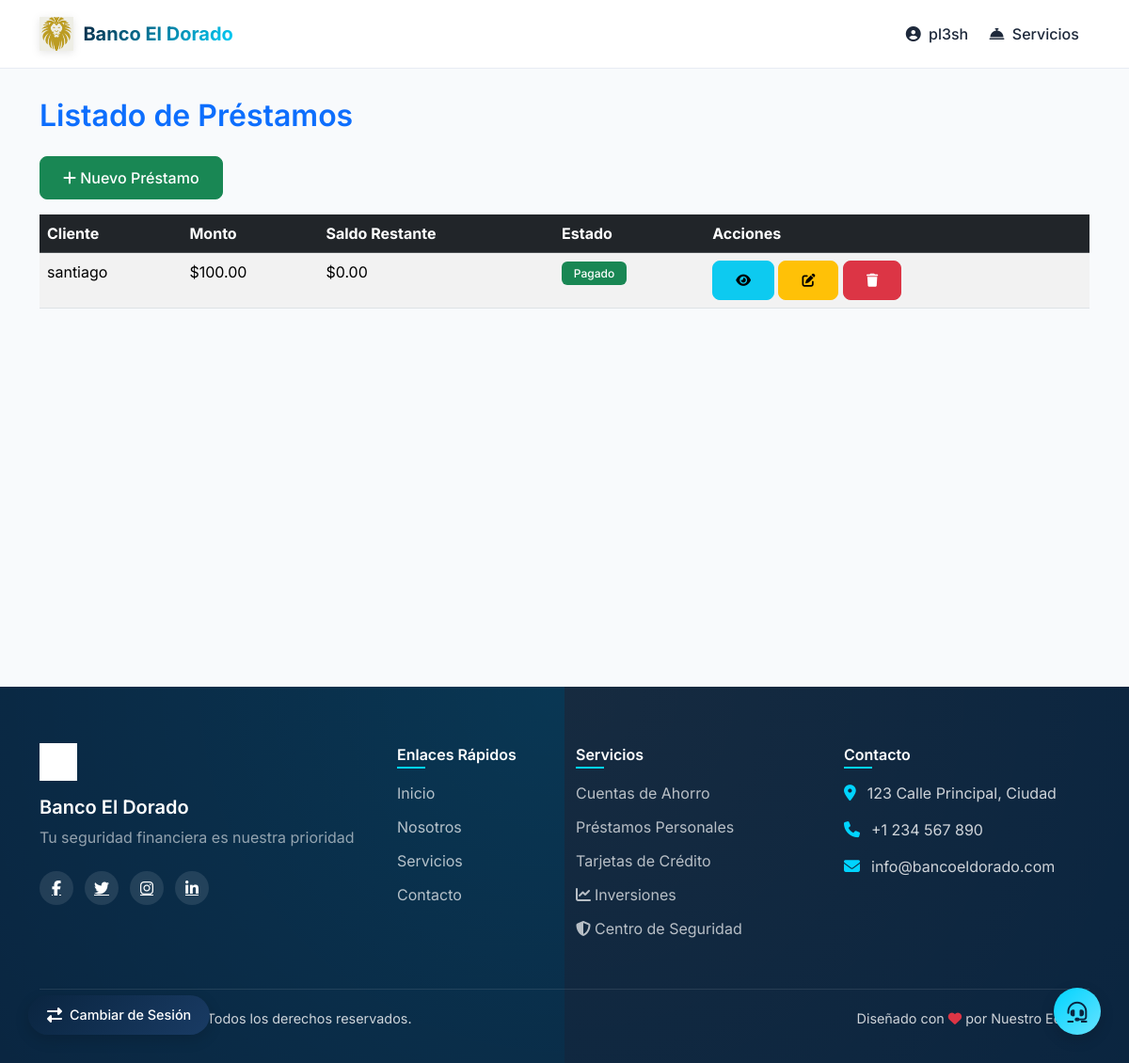
The app's page /loans/ (signed in), older data.
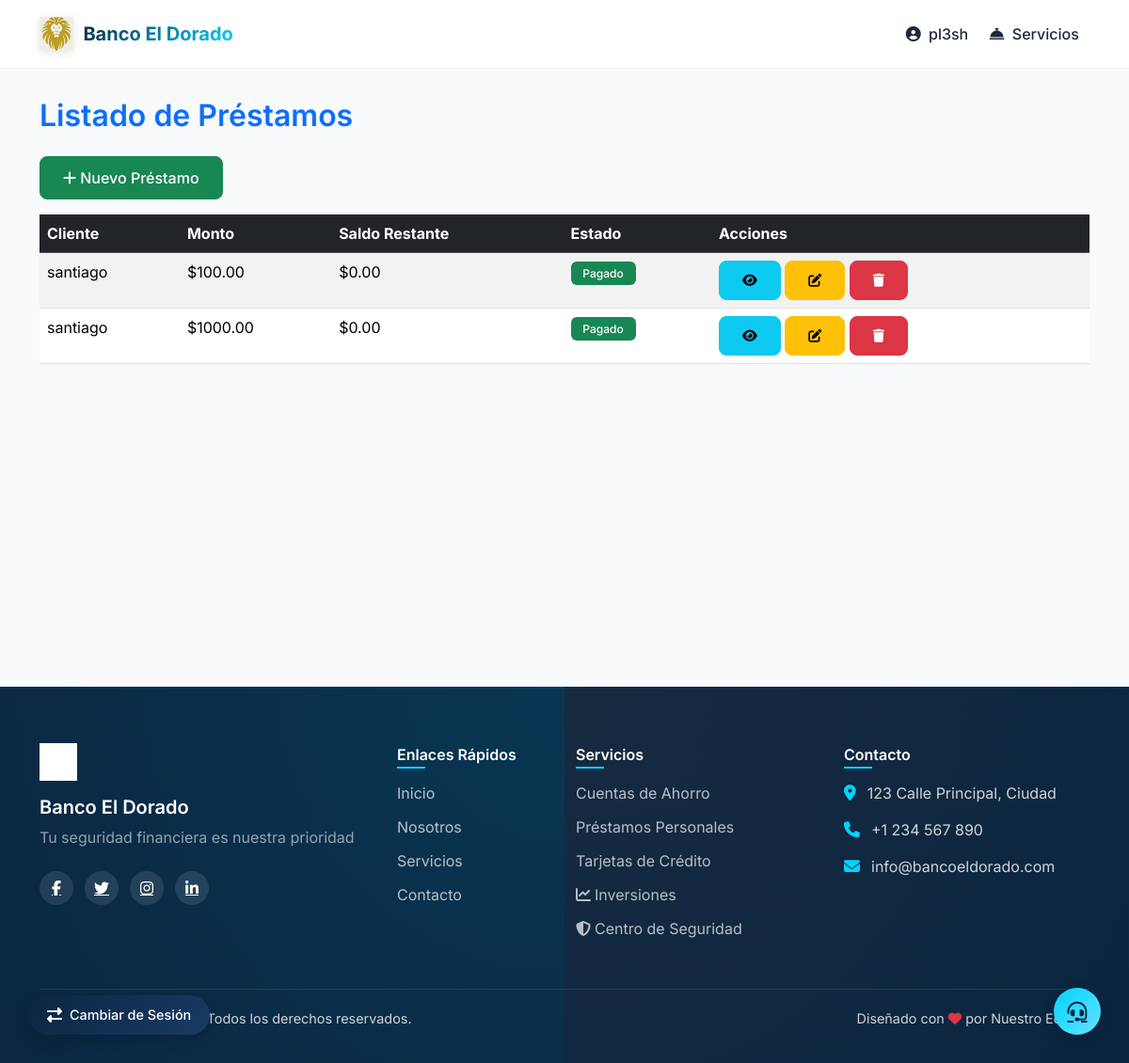
The same page, newer data.
### blog/models.py (models this page shows, shortened)
class Loan(models.Model):
    client = models.ForeignKey(Client, on_delete=models.CASCADE)
    amount = models.DecimalField(max_digits=10, decimal_places=2, default=0)
    interest_rate = models.DecimalField(max_digits=5, decimal_places=2, default=0)
    repayment_term = models.IntegerField(
        help_text="Número de meses para el reembolso",
        default=12
    )
    start_date = models.DateField(
        default=timezone.now,
        help_text="Fecha de inicio del préstamo"
    )
    status = models.CharField(
        max_length=20,
        default='PENDING',
        choices=[
            ('PENDING', 'Pendiente'),
            ('ACTIVE', 'Activo'),
            ('PAID', 'Pagado'),
            ('DEFAULTED', 'Incumplido')
        ]
    )
    remaining_balance = models.DecimalField(
        max_digits=10,
        decimal_places=2,
        default=0
    )
    next_payment_date = models.DateField(
        null=True,
        blank=True
    )
    monthly_payment = models.DecimalField(
        max_digits=10,
        decimal_places=2,
        default=0
    )

class Client(models.Model):
    class Status(models.TextChoices):
        OWE = 'O', 'OWE'
        NODEBT = 'ND', 'NODEBT'
    cardId = models.CharField(max_length= 10, null= True, blank = True)
    name = models.CharField(max_length=100)
    image = models.ImageField(upload_to='client_photos/', blank=True, null=True)
    imageSave = models.ImageField(upload_to='client_photos/', blank=True, null=True)
    email = models.EmailField()
    phone_number = models.CharField(max_length=15)
    address = models.CharField(max_length=200)
    created_at = models.DateTimeField(auto_now_add=True)
    updated_at = models.DateTimeField(auto_now=True)
    status = models.CharField(max_length=2,
                              choices=Status.choices,
                              default=Status.NODEBT)
    class Meta:
        ordering = ['-created_at']
        indexes = [
            models.Index(fields=['-created_at']),
        ]

### blog/views.py (the view)
# urls.py: path('loans/', views.loan_list, name='loan_list'),
@login_required
def loan_list(request):
    loans = Loan.objects.all().select_related('client')
    return render(request, 'loan/loan_list.html', {'loans': loans})

### blog/templates/loan/loan_list.html
{% extends "base.html" %}
{% block content %}
<div class="container py-4">
    <h2 class="mb-4 text-primary">Listado de Préstamos</h2>
    <a href="{% url 'blog:loan_create' %}" class="btn btn-success mb-3">
        <i class="fas fa-plus"></i> Nuevo Préstamo
    </a>
    <div class="table-responsive">
        <table class="table table-striped table-hover">
            <thead class="table-dark">
                <tr>
                    <th>Cliente</th>
                    <th>Monto</th>
                    <th>Saldo Restante</th>
                    <th>Estado</th>
                    <th>Acciones</th>
                </tr>
            </thead>
            <tbody>
                {% for loan in loans %}
                <tr>
                    <td>{{ loan.client.name }}</td>
                    <td>${{ loan.amount }}</td>
                    <td>${{ loan.remaining_balance }}</td>
                    <td>
                        <span class="badge {% if loan.status == 'PAID' %}bg-success
                                         {% elif loan.status == 'PENDING' %}bg-warning
                                         {% else %}bg-primary{% endif %}">
                            {{ loan.get_status_display }}
                        </span>
                    </td>
                    <td>
                        <a href="{% url 'blog:loan_detail' loan.id %}" class="btn btn-info btn-sm">
                            <i class="fas fa-eye"></i>
                        </a>
                        <a href="{% url 'blog:loan_update' loan.id %}" class="btn btn-warning btn-sm">
                            <i class="fas fa-edit"></i>
                        </a>
                        <a href="{% url 'blog:loan_delete' loan.id %}" class="btn btn-danger btn-sm">
                            <i class="fas fa-trash"></i>
                        </a>
                    </td>
                </tr>
                {% empty %}
                <tr>
                    <td colspan="5" class="text-center">No hay préstamos registrados.</td>
                </tr>
                {% endfor %}
            </tbody>
        </table>
    </div>
</div>
{% endblock %}

### templates/base.html (shortened to what this page needs)
{% load static %}
<!DOCTYPE html>
<html lang="es">
<head>
    <link href="https://cdn.jsdelivr.net/npm/bootstrap@5.3.2/dist/css/bootstrap.min.css" rel="stylesheet">
    <link href="https://cdnjs.cloudflare.com/ajax/libs/font-awesome/6.5.1/css/all.min.css" rel="stylesheet">
</head>
<body>
    <nav class="navbar navbar-expand-lg fixed-top" id="mainNav">
        <div class="container">
            <a class="navbar-brand" href="{% url 'blog:home' %}">
                <img src="{% static 'images/logo.png' %}" alt="Logo" class="navbar-logo">
                <span class="text-gradient fw-bold">Banco El Dorado</span>
            </a>
            <div class="collapse navbar-collapse" id="navbarNav">
                <ul class="navbar-nav ms-auto">
                    {% if user.is_authenticated %}
                        <li class="nav-item dropdown">
                            <a class="nav-link" href="#" id="userDropdown" role="button" data-bs-toggle="dropdown">
                                <i class="fas fa-user-circle me-1"></i> {{ user.username }}
                            </a>
                        </li>
                    {% endif %}
                    <li class="nav-item dropdown">
                        <a class="nav-link" href="#" id="servicesDropdown" role="button" data-bs-toggle="dropdown">
                            <i class="fas fa-concierge-bell me-1"></i> Servicios
                        </a>
                    </li>
                </ul>
            </div>
        </div>
    </nav>
    <main class="main-content">
        {% block content %}{% endblock %}
    </main>
    <footer class="footer">
        <div class="container">
            <div class="row">
                <div class="col-lg-4">
                    <div class="footer-brand">
                        <img src="{% static 'images/logo.png' %}" alt="Logo" class="footer-logo">
                        <h5>Banco El Dorado</h5>
                        <p>Tu seguridad financiera es nuestra prioridad</p>
                    </div>
                    <div class="social-links">
                        <a href="#" class="social-link"><i class="fab fa-facebook-f"></i></a>
                        <a href="#" class="social-link"><i class="fab fa-twitter"></i></a>
                        <a href="#" class="social-link"><i class="fab fa-instagram"></i></a>
                        <a href="#" class="social-link"><i class="fab fa-linkedin-in"></i></a>
                    </div>
                </div>
                <div class="col-lg-2">
                    <h6>Enlaces Rápidos</h6>
                    <ul class="footer-links">
                        <li><a href="{% url 'blog:home' %}">Inicio</a></li>
                        <li><a href="#">Nosotros</a></li>
                        <li><a href="#">Servicios</a></li>
                        <li><a href="#">Contacto</a></li>
                    </ul>
                </div>
                <div class="col-lg-3">
                    <h6>Servicios</h6>
                    <ul class="footer-links">
                        <li><a href="#">Cuentas de Ahorro</a></li>
                        <li><a href="#">Préstamos Personales</a></li>
                        <li><a href="#">Tarjetas de Crédito</a></li>
                        <li><a href="{% url 'blog:inversiones' %}"><i class="fas fa-chart-line me-1"></i>Inversiones</a></li>
                        <li><a href="{% url 'blog:seguridad' %}"><i class="fas fa-shield-alt me-1"></i>Centro de Seguridad</a></li>
                    </ul>
                </div>
                <div class="col-lg-3">
                    <h6>Contacto</h6>
                    <ul class="footer-contact">
                        <li>
                            <i class="fas fa-map-marker-alt"></i>
                            <span>123 Calle Principal, Ciudad</span>
                        </li>
                        <li>
                            <i class="fas fa-phone"></i>
                            <span>+1 234 567 890</span>
                        </li>
                        <li>
                            <i class="fas fa-envelope"></i>
                            <span>info@bancoeldorado.com</span>
                        </li>
                    </ul>
                </div>
            </div>
            <div class="footer-bottom">
                <div class="row">
                    <div class="col-md-6">
                        <p>&copy; {% now "Y" %} Banco El Dorado. Todos los derechos reservados.</p>
                    </div>
                    <div class="col-md-6 text-end">
                        <p>Diseñado con <i class="fas fa-heart text-danger"></i> por Nuestro Equipo</p>
                    </div>
                </div>
            </div>
        </div>
    </footer>
    <a href="https://www.userlike.com/umc/#/inbox/81431049" target="_blank" rel="noopener noreferrer" class="floating-btn help-btn">
        <i class="fas fa-headset"></i>
    </a>
    {% if user.is_authenticated %}
    <a href="{% url 'blog:login' %}" class="floating-btn role-switch">
        <i class="fas fa-exchange-alt"></i>
        <span>Cambiar de Sesión</span>
    </a>
    {% endif %}
</body>
</html>

Row changes from the older to the newer data that the page shows:
added Loan: client.name "santiago", amount "1000.00", remaining_balance "0.00", status "Pagado"
